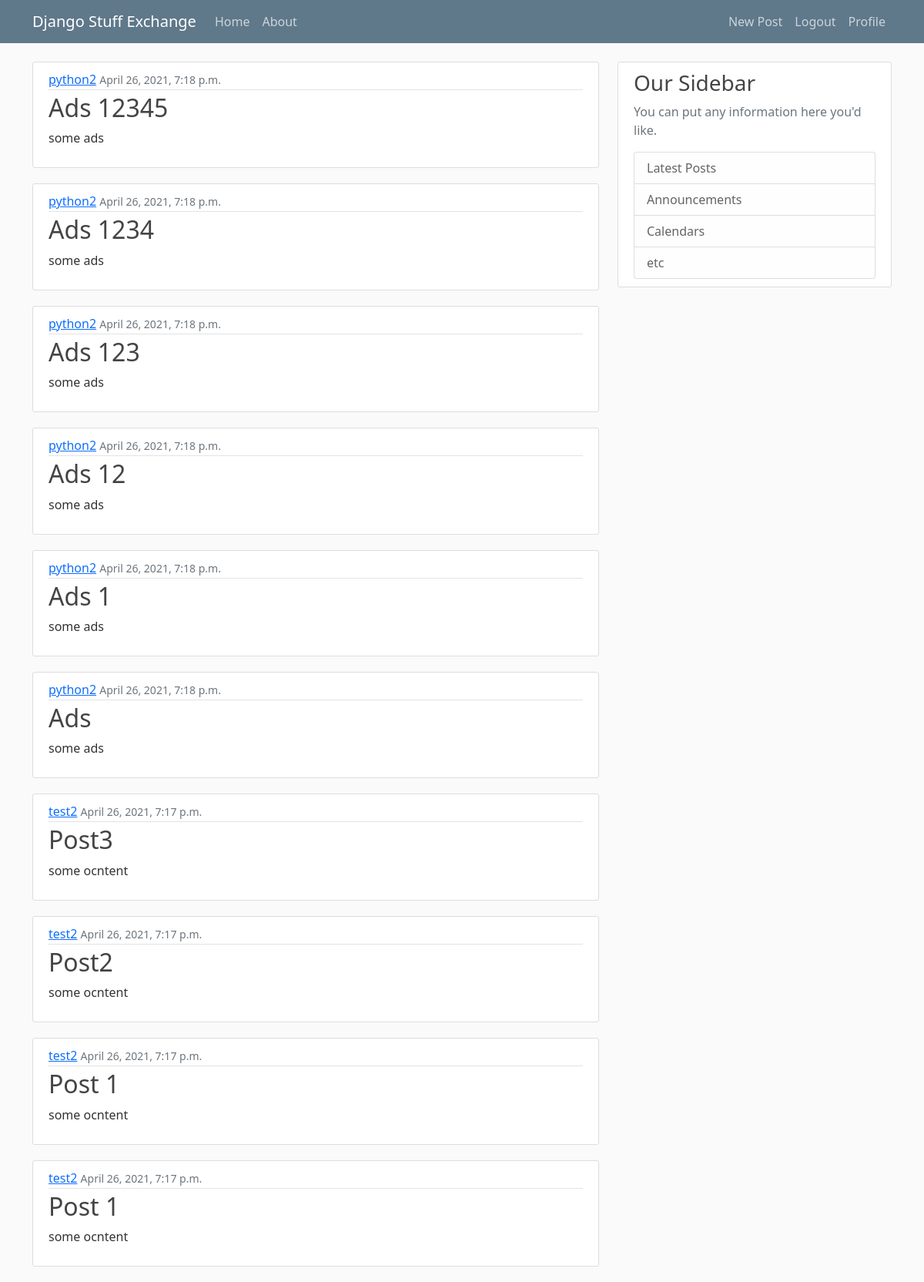
The app's page / (signed in) with its own data.
### blog/models.py (models this page shows, shortened)
class Post(models.Model):
    title = models.CharField(max_length=100)
    content = models.TextField()
    date_posted = models.DateTimeField(default=timezone.now)
    author = models.ForeignKey(User, on_delete=models.CASCADE)

### blog/views.py (the view)
# urls.py: path('', PostListView.as_view(), name='blog-home'),
class PostListView(ListView):  # to display homepage with posts
    model = Post
    template_name = 'blog/home.html'
    context_object_name = 'posts'
    ordering = ['-date_posted']  # this would put newer ads first
    paginate_by = 10

### blog/templates/blog/home.html
{% extends 'blog/base.html' %}
{% block content %}
    {% for post in posts %}
        <article class="media content-section">
            <div class="media-body">
                <div class="article-metadata">
                    <a class="mr-2" href="#">{{ post.author }}</a>
                    <small class="text-muted">{{ post.date_posted }}</small>
                </div>
                <h2>{{ post.title }}</h2>
                <p class="article-content">{{ post.content }}</p>
            </div>
        </article>
    {% endfor %}
{% endblock content %}

### blog/static/blog/main.css (style rules this page uses)
body { background: #fafafa; color: #333333; margin-top: 5rem; }
h1, h2, h3, h4, h5, h6 { color: #444444; }
.content-section { background: #ffffff; padding: 10px 20px; border: 1px solid #dddddd; border-radius: 3px; margin-bottom: 20px; }
.article-content { white-space: pre-line; }
.article-metadata { padding-bottom: 1px; margin-bottom: 4px; border-bottom: 1px solid #e3e3e3 }

### records on screen
Post: author "python2", date_posted "April 26, 2021, 7:18 p.m.", title "Ads 12345", content "some ads"
Post: author "python2", date_posted "April 26, 2021, 7:18 p.m.", title "Ads 1234", content "some ads"
Post: author "python2", date_posted "April 26, 2021, 7:18 p.m.", title "Ads 123", content "some ads"
Post: author "python2", date_posted "April 26, 2021, 7:18 p.m.", title "Ads 12", content "some ads"
Post: author "python2", date_posted "April 26, 2021, 7:18 p.m.", title "Ads 1", content "some ads"
Post: author "python2", date_posted "April 26, 2021, 7:18 p.m.", title "Ads", content "some ads"
Post: author "test2", date_posted "April 26, 2021, 7:17 p.m.", title "Post3", content "some ocntent"
Post: author "test2", date_posted "April 26, 2021, 7:17 p.m.", title "Post2", content "some ocntent"
Post: author "test2", date_posted "April 26, 2021, 7:17 p.m.", title "Post 1", content "some ocntent"
Post: author "test2", date_posted "April 26, 2021, 7:17 p.m.", title "Post 1", content "some ocntent"
